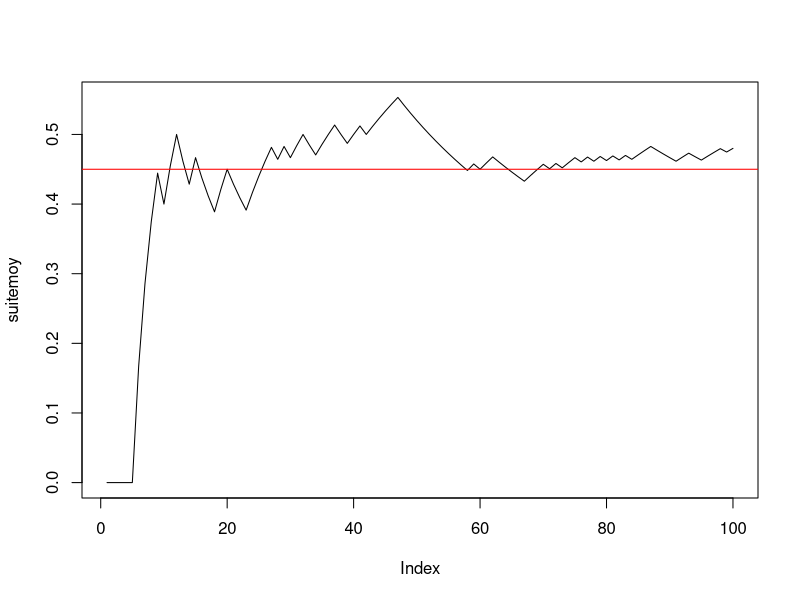

The R source for this figure: (Note: this script raises an error after producing the figure.)

#--------question 1------------
n <- 100
p <- 0.45
x <- rbinom(n, 1, p)
#--------question 2------------
cumsum(x)
taille <- 1:n
suitemoy <- cumsum(x) / taille
#--------question 3------------
plot(suitemoy, type = "l")
abline(h = p, col = "red")

#------------Exercice 2------------------------



#--------question 1------------
n <- 100
mu <- -2
sigma <- 2
xg <- rnorm(n, mu, sigma)
#--------question 2------------
cumsum(xg)
rm(taille)
taille <- 1:n
rm(suitemoyg)
suitemoyg
suitemoyg <- cumsum(xg) / taille
#--------question 3------------
plot(suitemoyg, type = "l", ylim = c(-10, 6))
abline(h = mu, col = "red")


#------------Exercice 3------------------------

#---------question 1--------------------------
mu <- -2
sigma <- 2
n <- 5
x <- rnorm(n, mu, sigma)
(moyx <- mean(x)) # moyenne de l'échantillon de taille n x

#---------question 2--------------------------
(y <- rnorm(n, mu, sigma)) # second echantillon de n tirages de X
(moyy <- mean(y)) # moyenne de l'échantillon y
(rbind(x, y) -> M) # range les deux échantillons dans M à 2 lignes et n colonnes
rowMeans(M)

#---------question 3--------------------------
N <- 1000
Mdata <- matrix(rnorm(n * N, mu, sigma), ncol = n, byrow = T) # N échantillons de taille n disposés en lignes
dim(Mdata) # dimension de la matrice N lignes et n colonnes


#---------question 4--------------------------
(rowMeans(Mdata) -> moyennes) # calcule les moyennes pour les N, n-échantillons tirés.
apply(Mdata, MARGIN = 1, mean) # alternative pour effectuer les moyennes en ligne

#---------question 5--------------------------
mean(moyennes) # moyenne empirique des N réalisations de Xbar_n
sd(moyennes) * sqrt((length(moyennes) - 1) / length(moyennes)) # ecart-type empirique
sd(moyennes) # écart-type estimé sans biais = ecart-type empirique corrigé

#---------question 6--------------------------
hist(moyennes, prob = T, main = "Répartition de la moyenne empirique des Xi, i=1,....,n") # la répartition observée de Xbar_n
(abs <- seq(1.2 * min(moyennes), 1.2 * max(moyennes), (max(moyennes) - min(moyennes)) / 100))
points(abs, dnorm(abs, mu, sigma / sqrt(n)), col = 2, type = "l")
abline(v = mean(moyennes), col = 3, lty = "dashed") # moyenne de l'échantillon
abline(v = mu, col = 2) # moyenne théorique mu de la loi de Xbar
# belle adéquation de l'échantillon à la normale, que l'on peut verifier avec dte de Henry
qqnorm(moyennes) # les points sont presque alignés la loi de Xbar_n est donc bien normale
qqline(moyennes, col = 2) # autour de la droite rouge qui passe par les deux points
# (1er quartile theo de la centrée réduite,1er quartile empirique) et
# (3ieme quartile theo de la centrée réduite,3ieme quartile empirique)
# mean(echantillon) et écart-type empirique sd(échantillon)*sqrt((n-1)/n). e
# En effet si on ajoute la droite passant par ces deux points elle se confond
# avec qqline. droite de Henry

(x1 <- qnorm(0.25))
(x2 <- qnorm(0.75))
(y1 <- quantile(moyennes, 0.25, type = 1))
(y2 <- quantile(moyennes, 0.75, type = 1))
abline(y1 - (y2 - y1) * x1 / (x2 - x1), (y2 - y1) / (x2 - x1), col = 3) # droite de Henry

#----------question 7-------------------------
moyennecr <- sqrt(n) * (moyennes - mu) / sigma
hist(moyennecr, prob = T, main = "Répartition observée de la moyenne empirique centrée réduite")
(abscr <- seq(1.2 * min(moyennecr), 1.2 * max(moyennecr), (max(moyennecr) - min(moyennecr)) / 100))
points(abscr, dnorm(abscr), col = 2, type = "l")
abline(v = mean(moyennecr), col = 3, lty = "dashed") # moyenne empirique de l'échantillon
abline(v = 0, col = 2) # moyenne théorique  de la loi normale centrée réduite

qqnorm(moyennecr)
qqline(moyennecr) # droite de Henry

#-----------question 8------------
n <- 50
# puis réexecuter les lignes 67 à 107 : la loi reste gaussienne mais
# l'écart-type de Xbarn est plus petit avec n=50 qu'avec n=2
sd(moyennes)
sigma / sqrt(n)

n <- 2
# puis réexecuter les lignes 67 à 107 : LA LOI EST TOUJOURS GAUSSIENNE MEME AVEC n PETIT
# C'EST UNE PROPRIETES CARACTÉRISTIQUE DE LA LOI NORMALE MAIS QUI NE S'APPLIQUE PAS AUX AUTRES
# LOIS COMME PAR EX A LA BERNOULLI ==> VOIR EXO SUIVANT
sd(moyennes)
# l'écart type empirique est EN REVANCHE plus faible avec n=2 qu'avec n=50 :
# normal il estime sigma/sqrt(n) or :
sigma / sqrt(n)

#####################################################################################
# CE QU'IL FAUT RETENIR DE CET EXERCICE : LA LOI DE XBAR EST GAUSSIENNE SI L'ÉCHANTILLON EST
# GAUSSIEN ET DE TAILLE QUELCONQUE n. LE RESULTAT DU THEOREME CENTRAL LIMITE EST VRAI DANS CE CAS
# POUR TOUT n ET PAS SEULEMENT POUR n GRAND
###################################################################################

###################################################
#------------Exercice 4------------------------
###################################################

#---------question 1--------------------------
p <- 0.45
n <- 5
N <- 100
rm(Mdata) # efface l'objet précedemment créé Mdata

Mdata <- matrix(rbinom(n * N, 1, p), ncol = n, byrow = T) # N échantillons de taille n disposés en lignes
dim(Mdata) # dimension de la matrice N lignes et n colonnes

(rowMeans(Mdata) -> moyennes) # calcule les moyennes pour les N, n-échantillons tirés.


mean(moyennes) # moyenne empirique des N réalisations de Xbar_n
sd(moyennes) * sqrt((length(moyennes) - 1) / length(moyennes)) # ecart-type empirique
sd(moyennes) # écart-type estimé sans biais = ecart-type empirique corrigé

#---------histogramme de xbar_n--------------------------
hist(moyennes, prob = T, ylim = c(0, max(dnorm(p, p, sqrt(p * (1 - p) / n)), 4)), main = "Répartition de la moyenne empirique des Xi, i=1,....,n") # la répartition observée de Xbar_n
(abs <- seq(.8 * min(moyennes), 1.2 * max(moyennes), (max(moyennes) - min(moyennes)) / 100))
points(abs, dnorm(abs, p, sqrt(p * (1 - p) / n)), col = 2, type = "l")
abline(v = mean(moyennes), col = 3, lty = "dashed") # moyenne de l'échantillon
abline(v = p, col = 2) # moyenne théorique mu de la loi de Xbar
qqnorm(moyennes) # vraiment pas gaussien !
qqline(moyennes, col = 2)
# AUCUNE ADEQUATION  de l'échantillon à la normale CAR n EST TROP PETIT ET LE TCL N'EST
# PAS VERIFIE. ON REFAIT LA SIMUL AVEC n=200 :

n <- 200
# puis réeéxuter les lignes 142 à 161

# EUREKA CA MARCHE BEAUCOUP MIEUX ET ON A BIEN UNE REPARTITION GAUSSIENNE CAR n EST SUFFISAMMENT GRAND POUR
# QUE LE TCL SOIT VERIFIE !
######################################

qqnorm(moyennes)
qqline(moyennes, col = "red")

# Si on augmente N on améliore l'estimation de la densité de Xbarn par l'histogramme
# des N réalisations de Xbarn mais si n est petit on n'observe pas un histogramme
# ressemblant à une gaussienne puisque le TCL ne s'applique que si n est assez grand.
# Essayer avec
N <- 1000
n <- 4
# puis lignes 142 à 159.
N <- 1000
n <- 100
# puis lignes 142 à 159.
